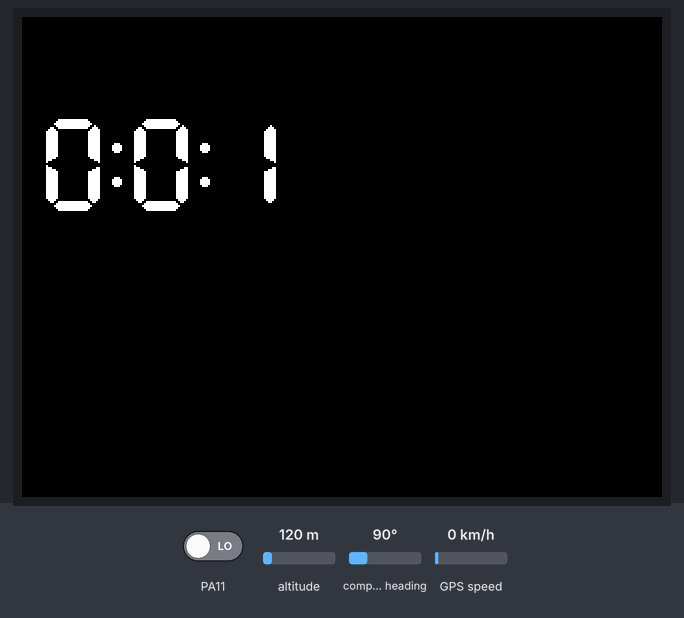
The sketch below on a simulated STM32 Blue Pill. On the bench: 320×240 colour display. The inputs (shaded band) are chosen by the test bench; at power-on: PA11 LOW, altitude 120 m, compass heading 90°, GPS speed 0 km/h. The GPS gets a fix after 3 s at 37.7749, -122.4194 with 8 satellites.

Above: at 1.6 s.
1.7 s: PA11 driven HIGH
At 4.1 s:
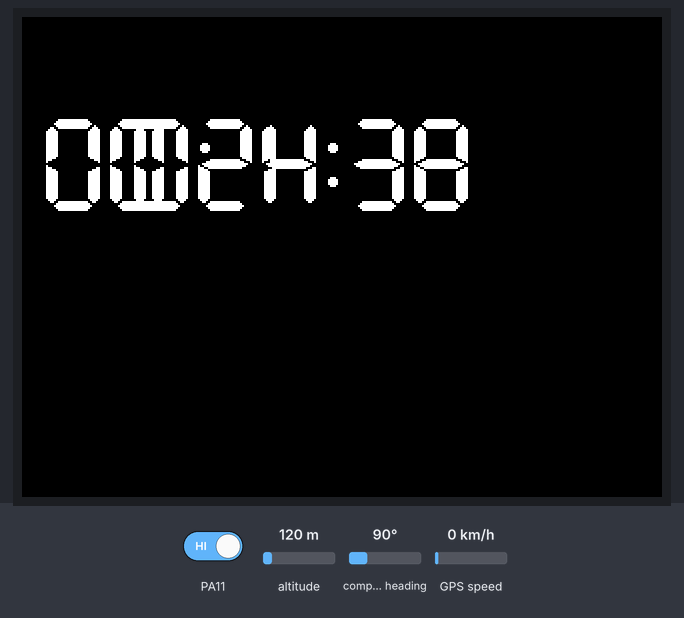
At 11.1 s:
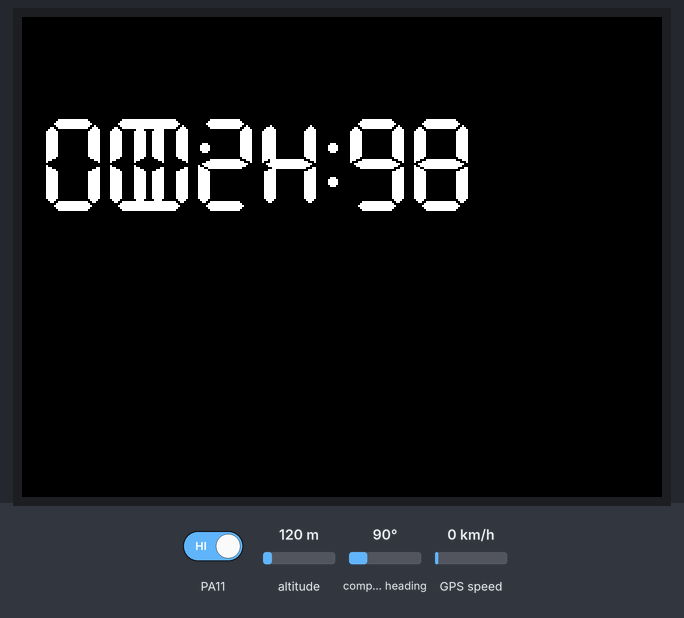
Timing chart, 0 to 12.6 s (numbered marks = the images above; inputs shaded):
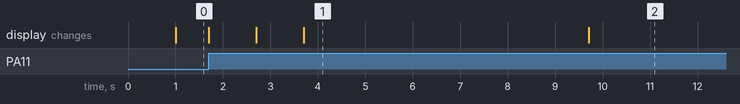

Measured:
- what the display in image 1 shows lasts 6.0 s, from 3.7 s to 9.7 s

The sketch:

GPS_CLOCK_step8.ino
```cpp
// (licence header left out)
#include <TFT_eSPI.h>                              // https://github.com/Bodmer/TFT_eSPI
#include <TimeLib.h>                               // https://github.com/PaulStoffregen/Time
#include <TinyGPS++.h>                             // https://github.com/mikalhart/TinyGPSPlus
#define GPS_PPS               PA11                 // GPS 1PPS signal to hardware interrupt pin

TFT_eSPI tft       = TFT_eSPI();                   // display object
TinyGPSPlus gps;                                   // gps object
volatile byte pps  = 0;                            // GPS one-pulse-per-second flag
time_t t           = 0;                            // current system time

void ppsHandler() {                                // 1pps interrupt handler:
  pps=1;                                           // set the flag
}

void syncWithGPS() {                               // set Arduino time from GPS
  if (!gps.time.isValid()) return;                 // continue only if valid data present
  if (gps.time.age()>1000) return;                 // dont use stale data
  int h = gps.time.hour();                         // get hour value
  int m = gps.time.minute();                       // get minute value
  int s = gps.time.second();                       // get second value
  int d = gps.date.day();                          // get day
  int mo= gps.date.month();                        // get month
  int y = gps.date.year();                         // get year
  setTime(h,m,s,d,mo,y);                           // set the system time
  adjustTime(1);                                   // and adjust forward 1 second
}

void syncCheck() {
  if (pps) syncWithGPS();                          // is it time to sync with GPS?
  pps=0;                                           // reset flag, regardless
}

void displayTime() {
  int x=10, y=50, f=7;                             // screen position & font
  x+= tft.drawNumber(hour(),x,y,f);                // hours
  x+= tft.drawChar(':',x,y,f);                     // hour:min separator
  x+= tft.drawNumber(minute(),x,y,f);              // show minutes
  x+= tft.drawChar(':',x,y,f);                     // show ":"
  x+= tft.drawNumber(second(),x,y,f);              // show seconds
}

void updateDisplay() {
  if (t!=now()) {                                  // is it a new second yet?
    t=now();                                       // yes, so remember it
    displayTime();                                 // and display it
  }
}

void feedGPS() {
  if (Serial1.available()) {                       // if a character is ready to read...
    char c = Serial1.read();                       // get the character
    gps.encode(c);                                 // if input is complete, use it
  }
}

void setup() {
  tft.init();
  tft.setRotation(1);                              // portrait screen orientation
  tft.fillScreen(TFT_BLACK);                       // start with blank display
  Serial1.begin(9600);                             // set baud rate of incoming data
  attachInterrupt(digitalPinToInterrupt(           // enable 1pps GPS time sync
    GPS_PPS), ppsHandler, RISING);
}

void loop() {
  feedGPS();
  syncCheck();
  updateDisplay();
}
```
